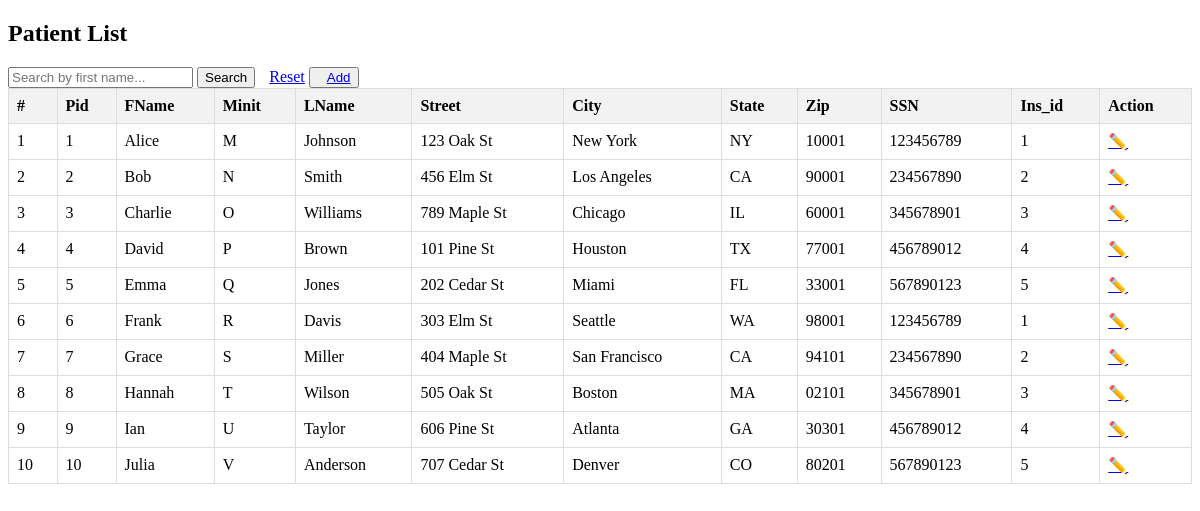
Screenshot of /modules/pm/Patient/patients.php with the database file from the repository.
### tables this page shows
CREATE TABLE `Patient` (
  `Pid` int(10) NOT NULL AUTO_INCREMENT,
  `FName` varchar(120) DEFAULT NULL,
  `Minit` varchar(50) DEFAULT NULL,
  `LName` varchar(50) DEFAULT NULL,
  `Street` varchar(50) DEFAULT NULL,
  `City` varchar(50) DEFAULT NULL,
  `State` varchar(50) DEFAULT NULL,
  `Zip` varchar(50) DEFAULT NULL,
  `SSN` varchar(50) NOT NULL,
  `Ins_id` int(10) NOT NULL,
  PRIMARY KEY (`Pid`),
  CONSTRAINT patient_fk_doctor FOREIGN KEY (`SSN`) REFERENCES `Doctor` (`SSN`)
  );

### modules/pm/Patient/patients.php (the view, shortened to what this page needs)
<!DOCTYPE html>
<html lang="en">
<head>
</head>
<body>
<h2>Patient List</h2>
<form method="GET">
    <input type="text" name="search" placeholder="Search by first name..." value="<?php echo isset($_GET['search']) ? $_GET['search'] : ''; ?>">
    <button type="submit">Search</button>
    <a href="patients.php" style="margin-left: 10px;">Reset</a>
    <button> <a href="add_patient.php" style="margin-left: 10px;">Add</a> </button>
</form>
<table>
    <thead>
        <tr>
            <th>#</th>
            <th>Pid</th>
            <th>FName</th>
            <th>Minit</th>
            <th>LName</th>
            <th>Street</th>
            <th>City</th>
            <th>State</th>
            <th>Zip</th>
            <th>SSN</th>
            <th>Ins_id</th>
            <th>Action</th>
        </tr>
    </thead>
    <tbody>
        <?php
        include("config.php");
        $query = "SELECT * FROM Patient";
        $query .= " ORDER BY FName";
        $stmt = $con->prepare($query);
        $stmt->execute();
        $result = $stmt->get_result();
        $count = 1;
        while ($row = $result->fetch_assoc()) {
        ?>
            <tr>
                <td><?php echo $count; ?></td>
                <td><?php echo $row['Pid']; ?></td>
                <td><?php echo $row['FName']; ?></td>
                <td><?php echo $row['Minit']; ?></td>
                <td><?php echo $row['LName']; ?></td>
                <td><?php echo $row['Street']; ?></td>
                <td><?php echo $row['City']; ?></td>
                <td><?php echo $row['State']; ?></td>
                <td><?php echo $row['Zip']; ?></td>
                <td><?php echo $row['SSN']; ?></td>
                <td><?php echo $row['Ins_id']; ?></td>
                <td>
                    <a href="edit_patient.php?id=<?php echo $row['Pid']; ?>" class="edit-btn">✏️</a>
                </td>
            </tr>
        <?php
            $count++;
        }
        ?>
    </tbody>
</table>
</body>
</html>

### modules/pm/Patient/patients.php (style rules this page uses)
table { width: 100%; border-collapse: collapse; }
table, th, td { border: 1px solid #ddd; padding: 8px; text-align: left; }
th { background-color: #f2f2f2; }
.edit-btn, .delete-btn { background-color: transparent; border: none; cursor: pointer; }

### rows the page displays
patient: Pid "1", FName "Alice", Minit "M", LName "Johnson", Street "123 Oak St", City "New York", State "NY", Zip "10001", SSN "123456789", Ins "1"
patient: Pid "2", FName "Bob", Minit "N", LName "Smith", Street "456 Elm St", City "Los Angeles", State "CA", Zip "90001", SSN "234567890", Ins "2"
patient: Pid "3", FName "Charlie", Minit "O", LName "Williams", Street "789 Maple St", City "Chicago", State "IL", Zip "60001", SSN "345678901", Ins "3"
patient: Pid "4", FName "David", Minit "P", LName "Brown", Street "101 Pine St", City "Houston", State "TX", Zip "77001", SSN "456789012", Ins "4"
patient: Pid "5", FName "Emma", Minit "Q", LName "Jones", Street "202 Cedar St", City "Miami", State "FL", Zip "33001", SSN "567890123", Ins "5"
patient: Pid "6", FName "Frank", Minit "R", LName "Davis", Street "303 Elm St", City "Seattle", State "WA", Zip "98001", SSN "123456789", Ins "1"
patient: Pid "7", FName "Grace", Minit "S", LName "Miller", Street "404 Maple St", City "San Francisco", State "CA", Zip "94101", SSN "234567890", Ins "2"
patient: Pid "8", FName "Hannah", Minit "T", LName "Wilson", Street "505 Oak St", City "Boston", State "MA", Zip "02101", SSN "345678901", Ins "3"
patient: Pid "9", FName "Ian", Minit "U", LName "Taylor", Street "606 Pine St", City "Atlanta", State "GA", Zip "30301", SSN "456789012", Ins "4"
patient: Pid "10", FName "Julia", Minit "V", LName "Anderson", Street "707 Cedar St", City "Denver", State "CO", Zip "80201", SSN "567890123", Ins "5"
